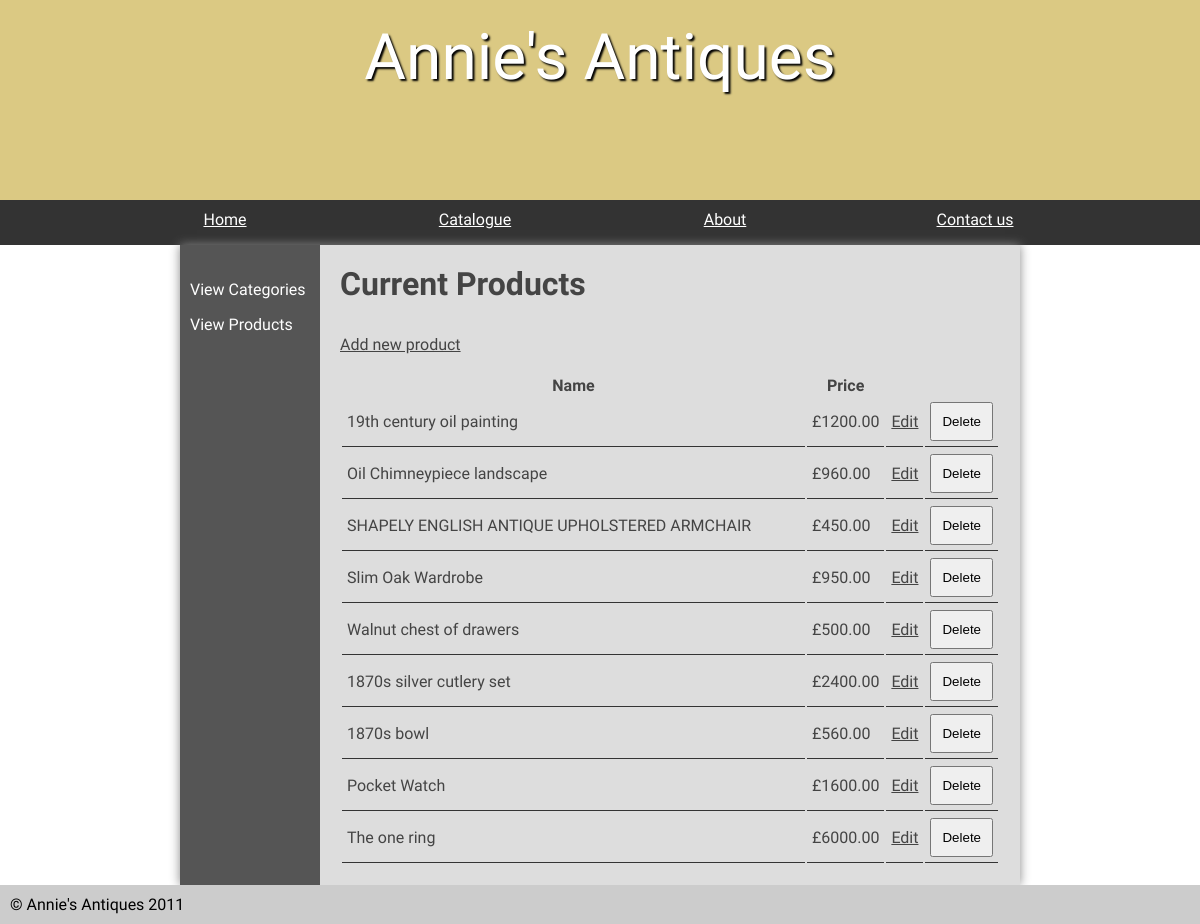
The app's page /admin/products.php (signed in) with its own data.
### tables this page shows
CREATE TABLE `stock` (
  `id` int(11) NOT NULL AUTO_INCREMENT,
  `title` varchar(45) DEFAULT NULL,
  `description` varchar(1000) DEFAULT NULL,
  `price` decimal(8,2) DEFAULT NULL,
  `categoryId` int(11) DEFAULT NULL,
  PRIMARY KEY (`id`)
);

### public_html/admin/products.php (the view, shortened to what this page needs)
<?php
$pdo = new PDO('mysql:dbname=antiques;host=127.0.0.1', 'student', 'student', [PDO::ATTR_ERRMODE => PDO::ERRMODE_EXCEPTION]);
?>
<!DOCTYPE html>
<html>
	<head>
		<link rel="stylesheet" href="../styles.css"/>
	</head>
	<body>
	<header>
		<section>
			<h1>Annie's Antiques</h1>
		</section>
	</header>
	<nav>
		<ul>
			<li><a href="/">Home</a></li>
			<li><a href="stock.php">Catalogue</a></li>
			<li><a href="about.html">About</a></li>
			<li><a href="contact.php">Contact us</a></li>
		</ul>
	</nav>
	<main class="admin">
		<section class="left">
			<ul>
				<li><a href="/admin/categories.php">View Categories</a></li>
				<li><a href="/admin/products.php">View Products</a></li>
			</ul>
		</section>
		<section class="right">
	<?php
		if (isset($_SESSION['loggedin']) && $_SESSION['loggedin'] == true) {
		?>
			<h2>Current Products</h2>
			<a class="new" href="addproduct.php">Add new product</a>
			<?php
			echo '<table>';
			echo '<thead>';
			echo '<tr>';
			echo '<th>Name</th>';
			echo '<th style="width: 10%">Price</th>';
			echo '<th style="width: 5%">&nbsp;</th>';
			echo '<th style="width: 5%">&nbsp;</th>';
			echo '</tr>';
			$products = $pdo->query('SELECT * FROM stock');
			foreach ($products as $product) {
				echo '<tr>';
				echo '<td>' . $product['title'] . '</td>';
				echo '<td>£' . $product['price'] . '</td>';
				echo '<td><a style="float: right" href="editproduct.php?id=' . $product['id'] . '">Edit</a></td>';
				echo '<td><form method="post" action="deleteproduct.php">
				<input type="hidden" name="productId" value="' . $product['id'] . '" />
				<input type="submit" name="submit" value="Delete" />
				</form></td>';
				echo '</tr>';
			}
			echo '</thead>';
			echo '</table>';
		}
	?>
</section>
	</main>
	<footer>
		&copy; Annie's Antiques 2011
	</footer>
</body>
</html>

### public_html/styles.css (style rules this page uses)
* { margin: 0; padding: 0; }
html { font-family: 'Oxygen', verdana, sans-serif; }
body { background-color: #fff; }
header { background-color: #dbc983 ; color: white; height: 200px; }
nav { width: 100%; background-color: #333; overflow: auto; }
nav ul { width: 1000px; margin: auto; display: block; list-style-type: none; }
nav ul li { width: 25%; float: left; overflow: auto; text-align: center; }
nav a { color: white; padding-top: 10px; display: block; }
header section { display: block; font-family: 'Condiment'; }
header h1 { font-weight: normal; }
h1 { font-family: 'Condiment'; }
h1 { font-size:4em; color: white; text-align: center; padding-top: 20px; text-shadow: 2px 2px 2px #000; }
main { min-height: 70vh; background-color: #ddd; width: 70vw; display: block; margin: auto; box-shadow: 0px 0px 10px #888; color:#444; }
main h2 { font-size:2em; }
p, li, h2 { margin-bottom: 1em; }
footer { background-color: #ccc; padding: 10px; }
form select, form label, form input, form textarea { float: left; width: 200px; padding: 10px; margin-top: 20px; }
input[type="submit"] { clear: both; margin-left: 220px; width: 220px; }
.left ul { list-style-type: none }
section a { color: #444; }
table { width: 100%; margin-top: 20px; }
td { padding: 5px; border-bottom: 1px solid #333; }
.stock, .admin { display: table; }
.stock > ul, .admin .left { width: 10vw; list-style-type: none; display: table-cell; padding: 10px; background-color: #555; margin: 0; }
.stock .products, .admin .right { display: table-cell; padding: 20px; }
.stock > ul a, .admin .left a { color: white; text-decoration: none; }
table td input[type="submit"] { margin: 0; float: right; width: auto; padding: auto; }

### records on screen
stock: title "19th century oil painting", price "1200.00"
stock: title "Oil Chimneypiece landscape", price "960.00"
stock: title "SHAPELY ENGLISH ANTIQUE UPHOLSTERED ARMCHAIR", price "450.00"
stock: title "Slim Oak Wardrobe", price "950.00"
stock: title "Walnut chest of drawers", price "500.00"
stock: title "1870s silver cutlery set", price "2400.00"
stock: title "1870s bowl", price "560.00"
stock: title "Pocket Watch", price "1600.00"
stock: title "The one ring", price "6000.00"
